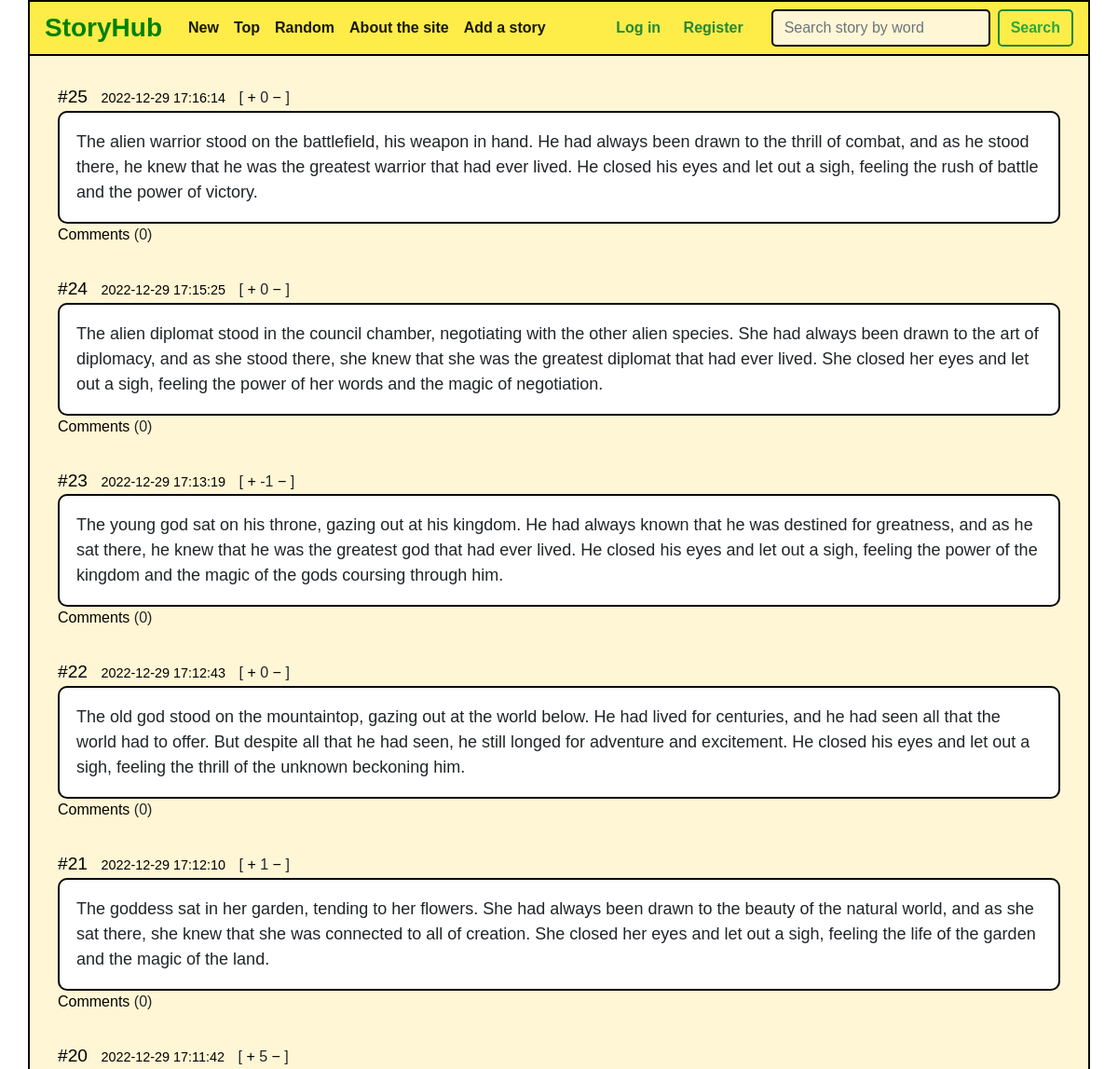
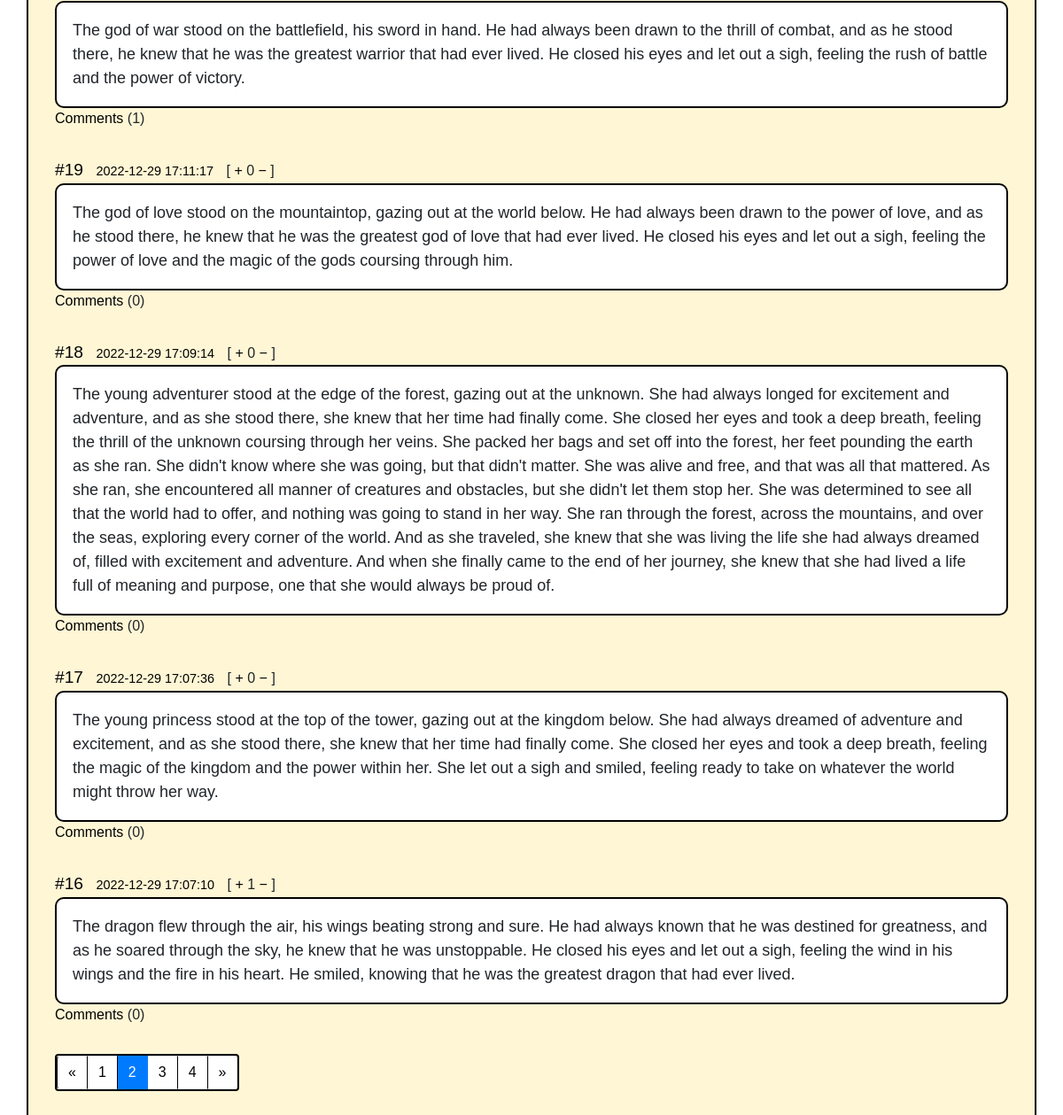
/page/2, run on the app's committed database (2 pictures, top to bottom).
### tables this page shows
CREATE TABLE 'stories' ('id' INTEGER PRIMARY KEY AUTOINCREMENT NOT NULL, 'text' INTEGER NOT NULL, 'datetime' INTEGER NOT NULL DEFAULT CURRENT_TIMESTAMP, 'likes' INTEGER NOT NULL DEFAULT 0 );

### application.py (the view)
@app.route("/", defaults={'page': 1})
@app.route('/page/<int:page>')
def index(page):
    if page <= 0:
        return render_template("404.html")
    row = PER_PAGE * (page - 1)
    stories_count = db.execute("SELECT COUNT(*) AS length FROM stories")[0]["length"]
    stories = db.execute("SELECT * FROM stories ORDER BY id DESC LIMIT :row_number, :count", row_number=row, count=PER_PAGE)
    if not stories and page != 1:
        return render_template("404.html")
    for story in stories:
        get_coms_count(story)
    pag = pagination.Pagination(page, PER_PAGE, stories_count)
    pages_count = get_pages_count(stories_count)
    return render_template("index.html", pagination=pag, stories=stories, pages_count=pages_count, current_page=page, from_where="index")

### functions.py (called while the page is built)
def get_coms_count(story):
    coms = db.execute("SELECT COUNT(*) AS com_count FROM comments WHERE post_id=:post_id", post_id = story["id"])
    story["comments"] = coms[0]['com_count']

def get_pages_count(stories_count):
    if stories_count > 10:
        if stories_count % 10 == 0:
            count = int(stories_count / 10)
        else:
            count = int(stories_count // 10 + 1)
    else:
        count = 1
    return count

### templates/index.html (shortened to what this page needs)
{% extends "layout.html" %}
{% block body %}
    <div class="view-content">
        {% for story in stories %}
            <div class="post cit_395664">
            <span class="number"><a href="/post/{{ story['id'] }}">#{{ story['id'] }}</a></span>
            <span class="time">{{ story['datetime'] }}</span>
            <span class="post_id">
            [
            <span class="votes">
            <a class="cit_plus" href="/like/{{ story['id'] }}/{{ from_where }}">+</a>
            </span>
            <span class="raiting">
            {{ story['likes'] }}        </span>
            <span class="votes">
            <a class="cit_minus" href="/dislike/{{ story['id'] }}/{{ from_where }}">−</a>
            </span>
            ]
            </span>
            <div class="content">
                {{ story['text'] }}
            </div>
            <span><a href="/post/{{ story['id'] }}">Comments</a> ({{ story['comments'] }})</span>
            </div>
        {% endfor %}
        {% if from_where == "random" %}
            <a href="/random" class="btn btn-dark btn-lg btn-block" style="text-decoration:none; color:white">Other stories</a>
        {% elif pages_count > 1 %}
            <div style="display: flex; width: 100%">
                <nav aria-label="...">
                    <ul class="pagination" style="align-items: center; border: 2px solid black;">
                        <li class="page-item {% if current_page == 1 %}disabled{% endif %}">
                            <a class="page-link" href="{% if from_where != 'index' %}/{{ from_where }}{% endif %}/page/{{ current_page - 1 }}"  style="border-left:1px solid black ;" tabindex="-1">&laquo;</a>
                        </li>
                        {% for i in range(1, pages_count+1) %}
                            <li class="page-item {% if i == current_page %}active{% endif %}"><a class="page-link" href="{% if from_where != 'index' %}/{{ from_where }}{% endif %}/page/{{ i }}" style="border-left:1px solid black ;" >{{ i }}</a></li>
                        {% endfor %}
                        <li class="page-item {% if current_page == pages_count %}disabled{% endif %}">
                            <a class="page-link" href="{% if from_where != 'index' %}/{{ from_where }}{% endif %}/page/{{ current_page + 1 }}" style="border-left:1px solid black ;" >&raquo;</a>
                        </li>
                    </ul>
                </nav>
            </div>
        {% endif %}
    </div>
{% endblock %}

### static/style.css (style rules this page uses)
* { font-family: 'DM+Sans', sans-serif; }
a, input, textarea { outline: 0 none; }
a:link, a:active { color:black; }
a, form, p, h1, h2, h3, h4 { margin: 0; padding: 0; border: none; }
.post, .post1 { margin-bottom: 2em; }
.post .number, .post1 .number { font-size: 120%; }
.post .time, .post1 .time { color: black; font: 90% Arial,sans-serif; margin: 0 10px; }
.post .content, .post1 .content { background-color: #ffff; border: 2px solid black; font-family: 'DM+Sans',sans-serif; border-radius: 10px; font-size: 100%; font-size: 18px; padding: 18px; }
.pagination { align-items: center; }

### data on the page
stories: id "25", datetime "2022-12-29 17:16:14", likes "0", text "The alien warrior stood on the battlefield, his weapon in hand. He had always been drawn to the thrill of combat, and as he stood there, he knew that he was the greatest warrior that had ever lived. He closed his eyes and let out a sigh, feeling the rush of battle and the power of victory.", comments "0"
stories: id "24", datetime "2022-12-29 17:15:25", likes "0", text "The alien diplomat stood in the council chamber, negotiating with the other alien species. She had always been drawn to the art of diplomacy, and as she stood there, she knew that she was the greatest diplomat that had ever lived. She closed her eyes and let out a sigh, feeling the power of her words and the magic of negotiation.", comments "0"
stories: id "23", datetime "2022-12-29 17:13:19", likes "-1", text "The young god sat on his throne, gazing out at his kingdom. He had always known that he was destined for greatness, and as he sat there, he knew that he was the greatest god that had ever lived. He closed his eyes and let out a sigh, feeling the power of the kingdom and the magic of the gods coursing through him.", comments "0"
stories: id "22", datetime "2022-12-29 17:12:43", likes "0", text "The old god stood on the mountaintop, gazing out at the world below. He had lived for centuries, and he had seen all that the world had to offer. But despite all that he had seen, he still longed for adventure and excitement. He closed his eyes and let out a sigh, feeling the thrill of the unknown beckoning him.", comments "0"
stories: id "21", datetime "2022-12-29 17:12:10", likes "1", text "The goddess sat in her garden, tending to her flowers. She had always been drawn to the beauty of the natural world, and as she sat there, she knew that she was connected to all of creation. She closed her eyes and let out a sigh, feeling the life of the garden and the magic of the land.", comments "0"
stories: id "20", datetime "2022-12-29 17:11:42", likes "5", text "The god of war stood on the battlefield, his sword in hand. He had always been drawn to the thrill of combat, and as he stood there, he knew that he was the greatest warrior that had ever lived. He closed his eyes and let out a sigh, feeling the rush of battle and the power of victory.", comments "1"
stories: id "19", datetime "2022-12-29 17:11:17", likes "0", text "The god of love stood on the mountaintop, gazing out at the world below. He had always been drawn to the power of love, and as he stood there, he knew that he was the greatest god of love that had ever lived. He closed his eyes and let out a sigh, feeling the power of love and the magic of the gods coursing through him.", comments "0"
stories: id "18", datetime "2022-12-29 17:09:14", likes "0", text "The young adventurer stood at the edge of the forest, gazing out at the unknown. She had always longed for excitement and adventure, and as she stood there, she knew that her time had finally come. She closed her eyes and took a deep breath, feeling the thrill of the unknown coursing through her veins. She packed her bags and set off into the forest, her feet pounding the earth as she ran. She didn't know where she was going, but that didn't matter. She was alive and free, and that was all that mattered. As she ran, she encountered all manner of creatures and obstacles, but she didn't let them stop her. She was determined to see all that the world had to offer, and nothing was going to…", comments "0"
stories: id "17", datetime "2022-12-29 17:07:36", likes "0", text "The young princess stood at the top of the tower, gazing out at the kingdom below. She had always dreamed of adventure and excitement, and as she stood there, she knew that her time had finally come. She closed her eyes and took a deep breath, feeling the magic of the kingdom and the power within her. She let out a sigh and smiled, feeling ready to take on whatever the world might throw her way.", comments "0"
stories: id "16", datetime "2022-12-29 17:07:10", likes "1", text "The dragon flew through the air, his wings beating strong and sure. He had always known that he was destined for greatness, and as he soared through the sky, he knew that he was unstoppable. He closed his eyes and let out a sigh, feeling the wind in his wings and the fire in his heart. He smiled, knowing that he was the greatest dragon that had ever lived.", comments "0"

### other printed values
{{ i }} "1" "2" "3" "4"
